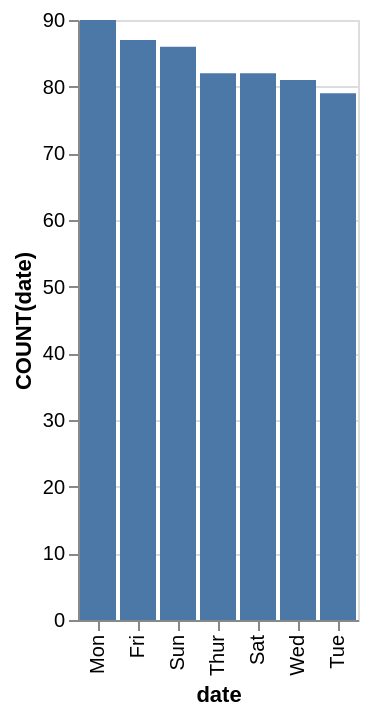

Write the Vega-Lite specification saved for this chart.
### Vega-Lite specification from a JSON file in a GitHub repository (floating-point values rounded to 4 significant figures)
{"data": {"values": [{"x_data": "Mon", "y_data": 90}, {"x_data": "Fri", "y_data": 87}, {"x_data": "Sun", "y_data": 86}, {"x_data": "Thur", "y_data": 82}, {"x_data": "Sat", "y_data": 82}, {"x_data": "Wed", "y_data": 81}, {"x_data": "Tue", "y_data": 79}]}, "mark": "bar", "encoding": {"x": {"field": "x_data", "type": "nominal", "title": "date", "sort": {"op": "sum", "field": "y_data", "order": "descending"}}, "y": {"field": "y_data", "type": "quantitative", "title": "COUNT(date)"}}}
